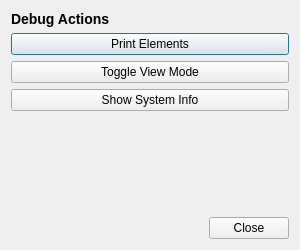
<?xml version="1.0" encoding="UTF-8"?>
<ui version="4.0">
 <class>DebugDialog</class>
 <widget class="QDialog" name="DebugDialog">
  <property name="geometry">
   <rect>
    <x>0</x>
    <y>0</y>
    <width>300</width>
    <height>250</height>
   </rect>
  </property>
  <property name="windowTitle">
   <string>Debug Controls</string>
  </property>
  <layout class="QVBoxLayout" name="verticalLayout">
   <item>
    <widget class="QLabel" name="headerLabel">
     <property name="styleSheet">
      <string notr="true">font-weight: bold; font-size: 14px;</string>
     </property>
     <property name="text">
      <string>Debug Actions</string>
     </property>
    </widget>
   </item>
   <item>
    <widget class="QPushButton" name="printElementsButton">
     <property name="text">
      <string>Print Elements</string>
     </property>
    </widget>
   </item>
   <item>
    <widget class="QPushButton" name="toggleViewButton">
     <property name="text">
      <string>Toggle View Mode</string>
     </property>
    </widget>
   </item>
   <item>
    <widget class="QPushButton" name="systemInfoButton">
     <property name="text">
      <string>Show System Info</string>
     </property>
    </widget>
   </item>
   <item>
    <spacer name="verticalSpacer">
     <property name="orientation">
      <enum>Qt::Vertical</enum>
     </property>
     <property name="sizeHint" stdset="0">
      <size>
       <width>20</width>
       <height>40</height>
      </size>
     </property>
    </spacer>
   </item>
   <item>
    <layout class="QHBoxLayout" name="horizontalLayout">
     <item>
      <spacer name="horizontalSpacer">
       <property name="orientation">
        <enum>Qt::Horizontal</enum>
       </property>
       <property name="sizeHint" stdset="0">
        <size>
         <width>40</width>
         <height>20</height>
        </size>
       </property>
      </spacer>
     </item>
     <item>
      <widget class="QPushButton" name="closeButton">
       <property name="text">
        <string>Close</string>
       </property>
      </widget>
     </item>
    </layout>
   </item>
  </layout>
 </widget>
 <resources/>
 <connections/>
</ui>
